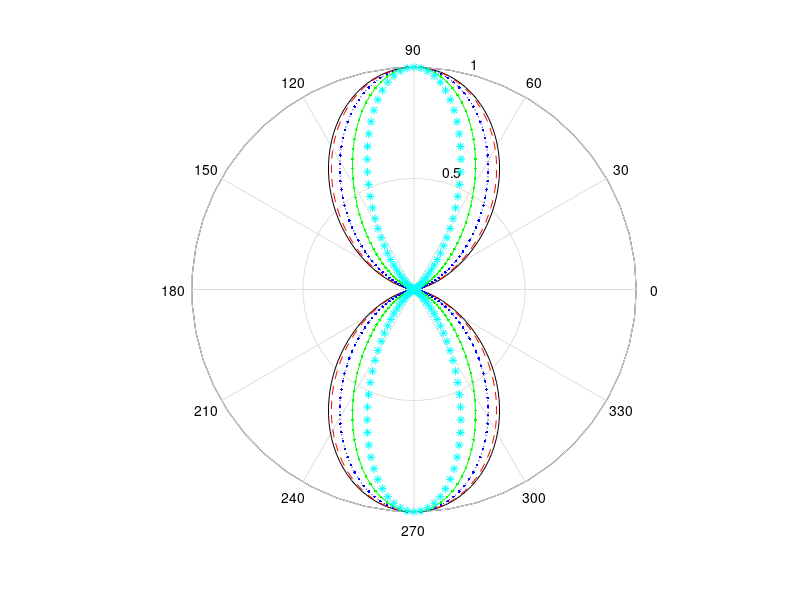

Recreate this plot in MATLAB. (Note: this script raises an error after producing the figure.)
clear;

lambda = 1;
k = 2 * pi / lambda;

theta = -pi : pi/100 : pi;

l = lambda / 100;
U = ( (cos(k*l*cos(theta)/2) - cos(k*l/2)) ./ sin(theta) ) .^ 2;
U = U ./ max(U); 
polar(theta,U,'-k');

hold on;

l = lambda / 4;
U = ( (cos(k*l*cos(theta)/2) - cos(k*l/2)) ./ sin(theta) ) .^ 2;
U = U ./ max(U); 
polar(theta,U,'--r');

l = lambda / 2;
U = ( (cos(k*l*cos(theta)/2) - cos(k*l/2)) ./ sin(theta) ) .^ 2;
U = U ./ max(U);  
polar(theta,U,'.:b');

l = 3 * lambda / 4;
U = ( (cos(k*l*cos(theta)/2) - cos(k*l/2)) ./ sin(theta) ) .^ 2;
U = U ./ max(U); 
polar(theta,U,'.-g');

l = lambda;
U = ( (cos(k*l*cos(theta)/2) - cos(k*l/2)) ./ sin(theta) ) .^ 2;
U = U ./ max(U); 
polar(theta,U,'c*');

lgd = legend('L = \lambda/100','L = \lambda/4','L = \lambda/2','L = 3*\lambda/4','L = \lambda',5);
set(lgd,'Units','normalized','Position',[0.05 0.05 .25 .2]);

hold off;
